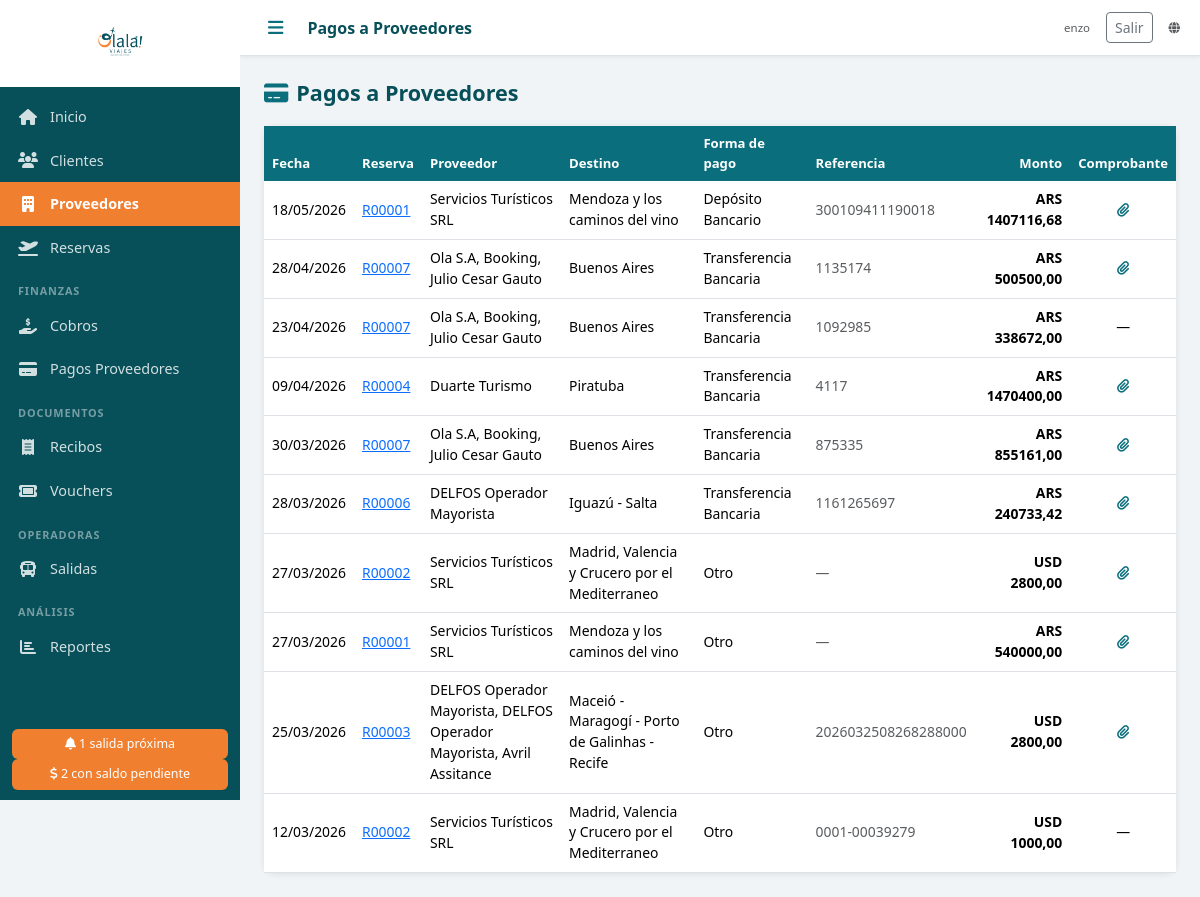
The app's page /pagos-proveedor/ (signed in) with its own data.
### agencia/models.py (models this page shows, shortened)
class PagoProveedor(models.Model):
    reserva = models.ForeignKey(Reserva, on_delete=models.PROTECT, related_name='pagos_proveedor', verbose_name='Reserva')
    fecha = models.DateField('Fecha')
    monto = models.DecimalField('Monto', max_digits=12, decimal_places=2)
    moneda = models.CharField('Moneda', max_length=3, choices=MONEDAS, default='ARS')
    forma_pago = models.CharField('Forma de pago', max_length=20, choices=FORMAS_PAGO)
    referencia = models.CharField('Referencia / Nro. comprobante', max_length=200, blank=True)
    notas = models.TextField('Notas', blank=True)
    comprobante = models.FileField('Comprobante', upload_to='comprobantes/', blank=True, null=True)
    created_at = models.DateTimeField(auto_now_add=True)
    class Meta:
        verbose_name = 'Pago a Proveedor'
        verbose_name_plural = 'Pagos a Proveedores'
        ordering = ['-fecha']

class Reserva(models.Model):
    ESTADOS = [
        ('PENDIENTE', 'Pendiente'),
        ('CONFIRMADA', 'Confirmada'),
        ('EN_CURSO', 'En curso'),
        ('COMPLETADA', 'Completada'),
        ('CANCELADA', 'Cancelada'),
    ]
    numero = models.CharField('Nro. Reserva', max_length=20, unique=True, blank=True)
    cliente = models.ForeignKey(Cliente, on_delete=models.PROTECT, verbose_name='Cliente titular', related_name='reservas')
    descripcion = models.TextField('Descripción / Observaciones', blank=True)
    destino = models.CharField('Destino', max_length=200)
    fecha_salida = models.DateField('Fecha de salida')
    fecha_regreso = models.DateField('Fecha de regreso', null=True, blank=True)
    pasajeros_adicionales = models.ManyToManyField(
        Cliente, related_name='reservas_como_pasajero',
        blank=True, verbose_name='Pasajeros adicionales'
    )
    precio_venta = models.DecimalField('Precio de venta', max_digits=12, decimal_places=2, default=0)
    moneda_venta = models.CharField('Moneda venta', max_length=3, choices=MONEDAS, default='ARS')
    comision_porcentaje = models.DecimalField('Comisión (%)', max_digits=5, decimal_places=2, default=0)
    estado = models.CharField('Estado', max_length=20, choices=ESTADOS, default='PENDIENTE')
    notas = models.TextField('Notas internas', blank=True)
    created_at = models.DateTimeField(auto_now_add=True)
    updated_at = models.DateTimeField(auto_now=True)
    class Meta:
        verbose_name = 'Reserva'
        verbose_name_plural = 'Reservas'
        ordering = ['fecha_salida']

class ServicioReserva(models.Model):
    reserva = models.ForeignKey(Reserva, on_delete=models.CASCADE, related_name='servicios', verbose_name='Reserva')
    proveedor = models.ForeignKey(Proveedor, on_delete=models.PROTECT, verbose_name='Proveedor')
    tipo_servicio = models.CharField('Tipo', max_length=20, choices=TIPOS_SERVICIO, default='PAQUETE')
    descripcion = models.CharField('Descripción del servicio', max_length=500, blank=True)
    precio_costo = models.DecimalField('Costo', max_digits=12, decimal_places=2, default=0)
    moneda_costo = models.CharField('Moneda', max_length=3, choices=MONEDAS, default='ARS')
    nro_reserva_proveedor = models.CharField('Nro. reserva proveedor', max_length=100, blank=True)
    class Meta:
        verbose_name = 'Servicio'
        verbose_name_plural = 'Servicios'

class Proveedor(models.Model):
    TIPOS = [
        ('AEROLINEA', 'Aerolínea'),
        ('HOTEL', 'Hotel'),
        ('CRUCERO', 'Crucero'),
        ('AGENCIA', 'Agencia Mayorista'),
        ('OPERADOR', 'Operador Mayorista'),
        ('TRASLADO', 'Traslado'),
        ('SEGURO', 'Seguro de Viaje'),
        ('EXCURSION', 'Excursión'),
        ('OTRO', 'Otro'),
    ]
    nombre = models.CharField('Nombre', max_length=200)
    tipo = models.CharField('Tipo', max_length=20, choices=TIPOS, default='OTRO')
    comision_porcentaje = models.DecimalField('Comisión (%)', max_digits=5, decimal_places=2, default=0)
    contacto = models.CharField('Contacto', max_length=100, blank=True)
    email = models.EmailField('Email', blank=True)
    telefono = models.CharField('Teléfono', max_length=50, blank=True)
    notas = models.TextField('Notas', blank=True)
    activo = models.BooleanField('Activo', default=True)
    created_at = models.DateTimeField(auto_now_add=True)
    class Meta:
        verbose_name = 'Proveedor'
        verbose_name_plural = 'Proveedores'
        ordering = ['nombre']
    def __str__(self):
        return self.nombre

### agencia/views.py (the view)
# urls.py: path('pagos-proveedor/', login_required(views.pagos_proveedor_lista), name='pagos_proveedor_lista'),
def pagos_proveedor_lista(request):
    pagos = PagoProveedor.objects.select_related('reserva__cliente').prefetch_related('reserva__servicios__proveedor').all()
    return render(request, 'pagos_proveedor/lista.html', {'pagos': pagos})

### templates/pagos_proveedor/lista.html (shortened to what this page needs)
{% extends 'base.html' %}
{% block topbar_title %}Pagos a Proveedores{% endblock %}
{% block content %}
<div class="page-header">
  <h2><i class="fas fa-credit-card me-2 text-teal"></i>Pagos a Proveedores</h2>
</div>
<div class="card">
  <div class="table-responsive">
    <table class="table table-hover mb-0">
      <thead><tr><th>Fecha</th><th>Reserva</th><th>Proveedor</th><th>Destino</th><th>Forma de pago</th><th>Referencia</th><th class="text-end">Monto</th><th class="text-center">Comprobante</th></tr></thead>
      <tbody>
        {% for p in pagos %}
        <tr>
          <td>{{ p.fecha|date:"d/m/Y" }}</td>
          <td><a href="{% url 'reserva_detalle' p.reserva.pk %}">{{ p.reserva.numero }}</a></td>
          <td class="small">{% for s in p.reserva.servicios.all %}{{ s.proveedor }}{% if not forloop.last %}, {% endif %}{% empty %}—{% endfor %}</td>
          <td class="small">{{ p.reserva.destino }}</td>
          <td>{{ p.get_forma_pago_display }}</td>
          <td class="small text-muted">{{ p.referencia|default:"—" }}</td>
          <td class="text-end fw-bold moneda-{{ p.moneda }}">{{ p.moneda }} {{ p.monto|floatformat:2 }}</td>
          <td class="text-center">
            {% if p.comprobante %}
              <a href="{{ p.comprobante.url }}" target="_blank" title="Ver comprobante"><i class="fas fa-paperclip text-teal"></i></a>
            {% else %}—{% endif %}
          </td>
        </tr>
        {% empty %}
        <tr><td colspan="7" class="text-center text-muted py-4">No hay pagos registrados.</td></tr>
        {% endfor %}
      </tbody>
    </table>
  </div>
</div>
{% endblock %}

### templates/base.html (shortened to what this page needs)
<!DOCTYPE html>
<html lang="es">
<head>
  {% load static %}
  <link rel="stylesheet" href="https://cdn.jsdelivr.net/npm/bootstrap@5.3.2/dist/css/bootstrap.min.css">
  <link rel="stylesheet" href="https://cdnjs.cloudflare.com/ajax/libs/font-awesome/6.5.0/css/all.min.css">
  <link rel="stylesheet" href="{% static 'css/olala.css' %}">
</head>
<body>
<div class="sidebar" id="sidebar">
  <div class="sidebar-logo">
    <img src="{% static 'img/logo.png' %}" alt="Olalá Viajes" class="logo-img">
  </div>
  <nav class="sidebar-nav">
    <a href="{% url 'dashboard' %}" class="nav-item {% if request.resolver_match.url_name == 'dashboard' %}active{% endif %}">
      <i class="fas fa-home"></i><span>Inicio</span>
    </a>
    <a href="{% url 'clientes_lista' %}" class="nav-item {% if 'cliente' in request.resolver_match.url_name %}active{% endif %}">
      <i class="fas fa-users"></i><span>Clientes</span>
    </a>
    <a href="{% url 'proveedores_lista' %}" class="nav-item {% if 'proveedor' in request.resolver_match.url_name %}active{% endif %}">
      <i class="fas fa-building"></i><span>Proveedores</span>
    </a>
    <a href="{% url 'reservas_lista' %}" class="nav-item {% if 'reserva' in request.resolver_match.url_name %}active{% endif %}">
      <i class="fas fa-plane-departure"></i><span>Reservas</span>
    </a>
    <div class="nav-section">Finanzas</div>
    <a href="{% url 'cobros_lista' %}" class="nav-item {% if 'cobro' in request.resolver_match.url_name %}active{% endif %}">
      <i class="fas fa-hand-holding-dollar"></i><span>Cobros</span>
    </a>
    <a href="{% url 'pagos_proveedor_lista' %}" class="nav-item {% if 'pago_proveedor' in request.resolver_match.url_name %}active{% endif %}">
      <i class="fas fa-credit-card"></i><span>Pagos Proveedores</span>
    </a>
    <div class="nav-section">Documentos</div>
    <a href="{% url 'recibos_lista' %}" class="nav-item {% if 'recibo' in request.resolver_match.url_name %}active{% endif %}">
      <i class="fas fa-receipt"></i><span>Recibos</span>
    </a>
    <a href="{% url 'vouchers_lista' %}" class="nav-item {% if 'voucher' in request.resolver_match.url_name %}active{% endif %}">
      <i class="fas fa-ticket"></i><span>Vouchers</span>
    </a>
    <div class="nav-section">Operadoras</div>
    <a href="{% url 'salidas_lista' %}" class="nav-item {% if 'salida' in request.resolver_match.url_name %}active{% endif %}">
      <i class="fas fa-bus"></i><span>Salidas</span>
    </a>
    <div class="nav-section">Análisis</div>
    <a href="{% url 'reportes' %}" class="nav-item {% if 'reporte' in request.resolver_match.url_name %}active{% endif %}">
      <i class="fas fa-chart-bar"></i><span>Reportes</span>
    </a>
  </nav>
  {% if alertas_salidas > 0 or alertas_saldos > 0 %}
  <div class="sidebar-alerts">
    {% if alertas_salidas > 0 %}
    <a href="{% url 'dashboard' %}" class="alert-badge">
      <i class="fas fa-bell"></i> {{ alertas_salidas }} salida{% if alertas_salidas != 1 %}s{% endif %} próxima{% if alertas_salidas != 1 %}s{% endif %}
    </a>
    {% endif %}
    {% if alertas_saldos > 0 %}
    <a href="{% url 'reporte_saldos' %}" class="alert-badge">
      <i class="fas fa-dollar-sign"></i> {{ alertas_saldos }} con saldo pendiente
    </a>
    {% endif %}
  </div>
  {% endif %}
</div>
<div class="main-content">
  <div class="topbar">
    <button class="btn-menu" onclick="toggleSidebar()"><i class="fas fa-bars"></i></button>
    <div class="topbar-title">{% block topbar_title %}{% endblock %}</div>
    <div class="topbar-right d-flex align-items-center gap-3">
      {% if user.is_authenticated %}
      <span class="text-muted small">{{ user.get_username }}</span>
      <form method="post" action="{% url 'logout' %}" class="d-inline mb-0">
        <button type="submit" class="btn btn-sm btn-outline-secondary">Salir</button>
      </form>
      {% endif %}
      <a href="{% url 'web_publica' %}" class="text-muted small" target="_blank" title="Catálogo público"><i class="fas fa-globe"></i></a>
    </div>
  </div>
  <div class="content-area">
    {% block content %}{% endblock %}
  </div>
</div>
</body>
</html>

### static/css/olala.css (style rules this page uses)
:root { --teal: #0a6e7c; --teal-dark: #074f59; --teal-light: #e0f2f5; --orange: #f08030; --orange-light: #fff3e8; --sidebar-width: 240px; --topbar-height: 56px; }
* { box-sizing: border-box; }
body { margin: 0; font-family: 'Segoe UI', sans-serif; background: #f0f4f6; }
.sidebar { position: fixed; top: 0; left: 0; width: var(--sidebar-width); height: 100vh; background: var(--teal-dark); display: flex; flex-direction: column; z-index: 1000; transition: width 0.25s; overflow-x: hidden; }
.sidebar-logo { padding: 16px 12px; background: white; text-align: center; min-height: 80px; display: flex; align-items: center; justify-content: center; }
.logo-img { max-width: 160px; max-height: 55px; object-fit: contain; }
.sidebar-nav { flex: 1; overflow-y: auto; padding: 8px 0; }
.nav-item { display: flex; align-items: center; gap: 12px; padding: 11px 18px; color: rgba(255,255,255,0.82); text-decoration: none; font-size: 0.9rem; transition: background 0.15s, color 0.15s; white-space: nowrap; }
.nav-item.active { background: var(--orange); color: white; font-weight: 600; }
.nav-item i { width: 20px; text-align: center; font-size: 1rem; flex-shrink: 0; }
.nav-section { padding: 14px 18px 4px; font-size: 0.68rem; text-transform: uppercase; letter-spacing: 0.08em; color: rgba(255,255,255,0.45); font-weight: 600; }
.sidebar-alerts { padding: 10px 12px; }
.alert-badge { display: block; background: var(--orange); color: white; padding: 6px 10px; border-radius: 6px; font-size: 0.78rem; text-decoration: none; text-align: center; }
.main-content { margin-left: var(--sidebar-width); min-height: 100vh; transition: margin-left 0.25s; display: flex; flex-direction: column; }
.topbar { height: var(--topbar-height); background: white; border-bottom: 1px solid #dde3e7; display: flex; align-items: center; padding: 0 20px; gap: 16px; position: sticky; top: 0; z-index: 100; box-shadow: 0 1px 4px rgba(0,0,0,0.07); }
.btn-menu { background: none; border: none; font-size: 1.1rem; color: var(--teal); cursor: pointer; padding: 4px 8px; }
.topbar-title { font-size: 1rem; font-weight: 600; color: var(--teal-dark); flex: 1; }
.topbar-right { font-size: 0.82rem; color: #999; }
.content-area { padding: 24px; flex: 1; }
.card { border: none; border-radius: 10px; box-shadow: 0 1px 6px rgba(0,0,0,0.09); }
.text-teal { color: var(--teal) !important; }
.table th { background: var(--teal); color: white; font-weight: 600; font-size: 0.82rem; border: none; }
.table td { font-size: 0.87rem; vertical-align: middle; }
.moneda-ARS { color: #1a7a3a; font-weight: 600; }
.moneda-USD { color: #1a4a7a; font-weight: 600; }
.page-header { display: flex; align-items: center; justify-content: space-between; margin-bottom: 20px; }
.page-header h2 { margin: 0; color: var(--teal-dark); font-size: 1.35rem; font-weight: 700; }

### records on screen
PagoProveedor: fecha "18/05/2026", reserva.numero "R00001", reserva.destino "Mendoza y los caminos del vino", forma_pago "Depósito Bancario", referencia "300109411190018", moneda "ARS", monto "1407116,68"
ServicioReserva: proveedor "Servicios Turísticos SRL"
PagoProveedor: fecha "28/04/2026", reserva.numero "R00007", reserva.destino "Buenos Aires", forma_pago "Transferencia Bancaria", referencia "1135174", moneda "ARS", monto "500500,00"
ServicioReserva: proveedor "Ola S.A"
ServicioReserva: proveedor "Booking"
ServicioReserva: proveedor "Julio Cesar Gauto"
PagoProveedor: fecha "23/04/2026", reserva.numero "R00007", reserva.destino "Buenos Aires", forma_pago "Transferencia Bancaria", referencia "1092985", moneda "ARS", monto "338672,00"
PagoProveedor: fecha "09/04/2026", reserva.numero "R00004", reserva.destino "Piratuba", forma_pago "Transferencia Bancaria", referencia "4117", moneda "ARS", monto "1470400,00"
ServicioReserva: proveedor "Duarte Turismo"
PagoProveedor: fecha "30/03/2026", reserva.numero "R00007", reserva.destino "Buenos Aires", forma_pago "Transferencia Bancaria", referencia "875335", moneda "ARS", monto "855161,00"
PagoProveedor: fecha "28/03/2026", reserva.numero "R00006", reserva.destino "Iguazú - Salta", forma_pago "Transferencia Bancaria", referencia "1161265697", moneda "ARS", monto "240733,42"
ServicioReserva: proveedor "DELFOS Operador Mayorista"
PagoProveedor: fecha "27/03/2026", reserva.numero "R00002", reserva.destino "Madrid, Valencia y Crucero por el Mediterraneo", forma_pago "Otro", referencia "—", moneda "USD", monto "2800,00"
ServicioReserva: proveedor "Servicios Turísticos SRL"
PagoProveedor: fecha "27/03/2026", reserva.numero "R00001", reserva.destino "Mendoza y los caminos del vino", forma_pago "Otro", referencia "—", moneda "ARS", monto "540000,00"
PagoProveedor: fecha "25/03/2026", reserva.numero "R00003", reserva.destino "Maceió - Maragogí - Porto de Galinhas - Recife", forma_pago "Otro", referencia "2026032508268288000", moneda "USD", monto "2800,00"
ServicioReserva: proveedor "DELFOS Operador Mayorista"
ServicioReserva: proveedor "DELFOS Operador Mayorista"
ServicioReserva: proveedor "Avril Assitance"
PagoProveedor: fecha "12/03/2026", reserva.numero "R00002", reserva.destino "Madrid, Valencia y Crucero por el Mediterraneo", forma_pago "Otro", referencia "0001-00039279", moneda "USD", monto "1000,00"

### other values on screen
{{ alertas_salidas }} "1"
{{ alertas_saldos }} "2"
{{ user.get_username }} "enzo"
